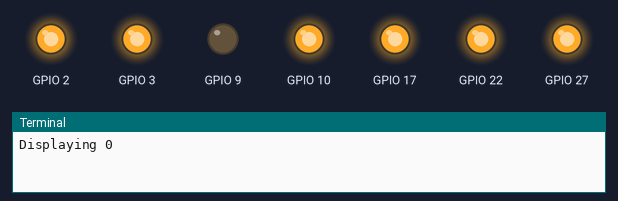
Simulated run of this program. Board: Raspberry Pi (BCM pin numbers). Parts: output pins drawn as LEDs (lit = HIGH), the last lines printed to the terminal.

Above: at 0.5 s.
At 2.5 s:
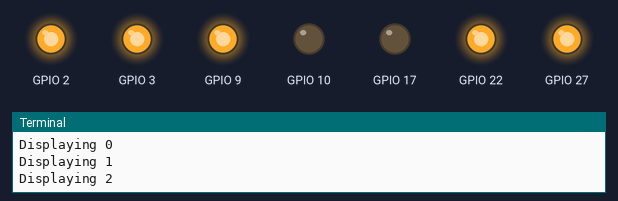
At 3.5 s:
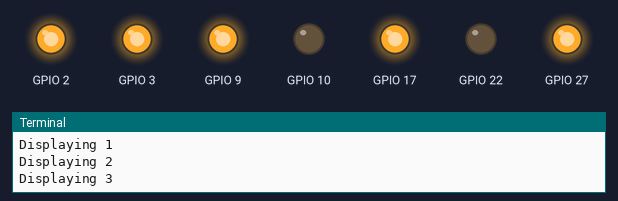
At 5.6 s:
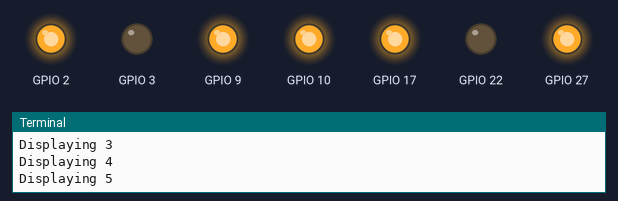
At 8.6 s:
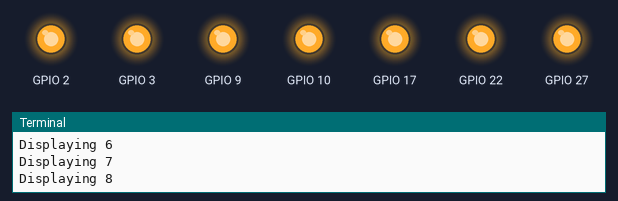
At 11.7 s:
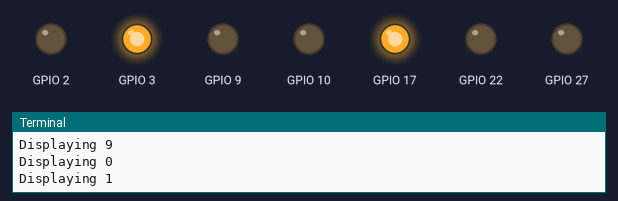
Timing chart, 0 to 13.2 s (numbered marks = the images above):
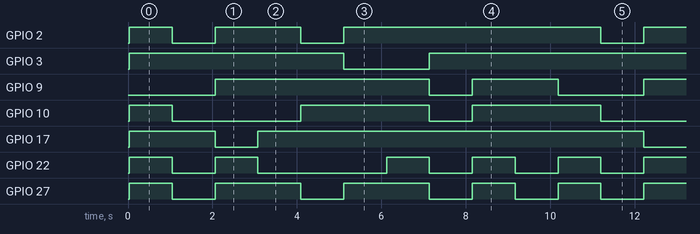

Measured:
- by itself, GPIO 2: repeats every 10.2 s: LOW 1.0 s, HIGH 2.0 s, LOW 1.0 s, HIGH 6.1 s
- by itself, GPIO 3: repeats every 10.2 s: LOW 2.0 s, HIGH 8.1 s
- by itself, GPIO 9: repeats every 10.2 s: LOW 1.0 s, HIGH 2.0 s, LOW 2.0 s, HIGH 5.1 s
- by itself, GPIO 10: repeats every 10.2 s: LOW 3.0 s, HIGH 3.0 s, LOW 1.0 s, HIGH 3.0 s
- by itself, GPIO 17: repeats every 10.2 s: LOW 1.0 s, HIGH 9.1 s
- by itself, GPIO 22: repeats every 10.2 s: LOW 1.0 s, HIGH 1.0 s, LOW 3.0 s, 2 × (HIGH 1.0 s, LOW 1.0 s), HIGH 1.0 s
- by itself, GPIO 27: repeats every 10.2 s: 2 × (LOW 1.0 s, HIGH 2.0 s), 2 × (LOW 1.0 s, HIGH 1.0 s)

The program:

counter.py
```python
import RPi.GPIO as GPIO
import os
import time
import signal
import sys


# use P1 header pin numbering convention
GPIO.setmode(GPIO.BCM)

#remove warnings
#GPIO.setwarnings(False)

# Set up the GPIO channels
GPIO.setup(2, GPIO.OUT)  #1
GPIO.setup(3, GPIO.OUT)  #2
GPIO.setup(17, GPIO.OUT)  #3
GPIO.setup(27, GPIO.OUT)  #4
GPIO.setup(22, GPIO.OUT)  #5
GPIO.setup(10, GPIO.OUT)  #6
GPIO.setup(9, GPIO.OUT)  #7

def clearNumber():
	GPIO.output(2, GPIO.LOW)
	GPIO.output(3, GPIO.LOW)
	GPIO.output(17, GPIO.LOW)
	GPIO.output(27, GPIO.LOW)
	GPIO.output(22, GPIO.LOW)
	GPIO.output(10, GPIO.LOW)
	GPIO.output(9, GPIO.LOW)

def displayNumber(na):
#	print('displayNumber')
	clearNumber()
	if na[1] == 1:
		GPIO.output(2, GPIO.HIGH)
	if na[2] == 1:
		GPIO.output(3, GPIO.HIGH)
	if na[3] == 1:
		GPIO.output(17, GPIO.HIGH)
	if na[4] == 1:
		GPIO.output(27, GPIO.HIGH)
	if na[5] == 1:
		GPIO.output(22, GPIO.HIGH)
	if na[6] == 1:
		GPIO.output(10, GPIO.HIGH)
	if na[7] == 1:
		GPIO.output(9, GPIO.HIGH)


def setNumber(number):
#	print('setNumber')
	na = [0,0,0,0,0,0,0,0]
	if number == 1:
#		print('1')
		na = [0,0,1,1,0,0,0,0]
	if number == 2:
		na = [0,1,1,0,1,1,0,1]
	if number == 3:
		na = [0,1,1,1,1,0,0,1]
	if number == 4:
		na = [0,0,1,1,0,0,1,1]
	if number == 5:
		na = [0,1,0,1,1,0,1,1]
	if number == 6:
		na = [0,1,0,1,1,1,1,1]
	if number == 7:
		na = [0,1,1,1,0,0,0,0]
	if number == 8:
		na = [0,1,1,1,1,1,1,1]
	if number == 9:
		na = [0,1,1,1,0,0,1,1]
	if number == 0:
		na = [0,1,1,1,1,1,1,0]
	displayNumber(na)

def main():
	number = 0
	clearNumber()
	# na = [0,0,0,0,0,0,0,0]
	# while True:
	os.system('clear')
	#	print('Displaying ' + str(number))
	#	number=input('Enter a number 0-9. Enter -1 to exit:')
	#	if number == -1:
	#		clearNumber()
	#		break
	#	else:
	while True:
		os.system('clear')
		print('Displaying ' + str(number))
		setNumber(number)
		number += 1
		if number == 10:
			number = 0
		time.sleep(1)


try:
	main()
except KeyboardInterrupt:
	os.system('clear')
	clearNumber()
	sys.exit(0)
```
